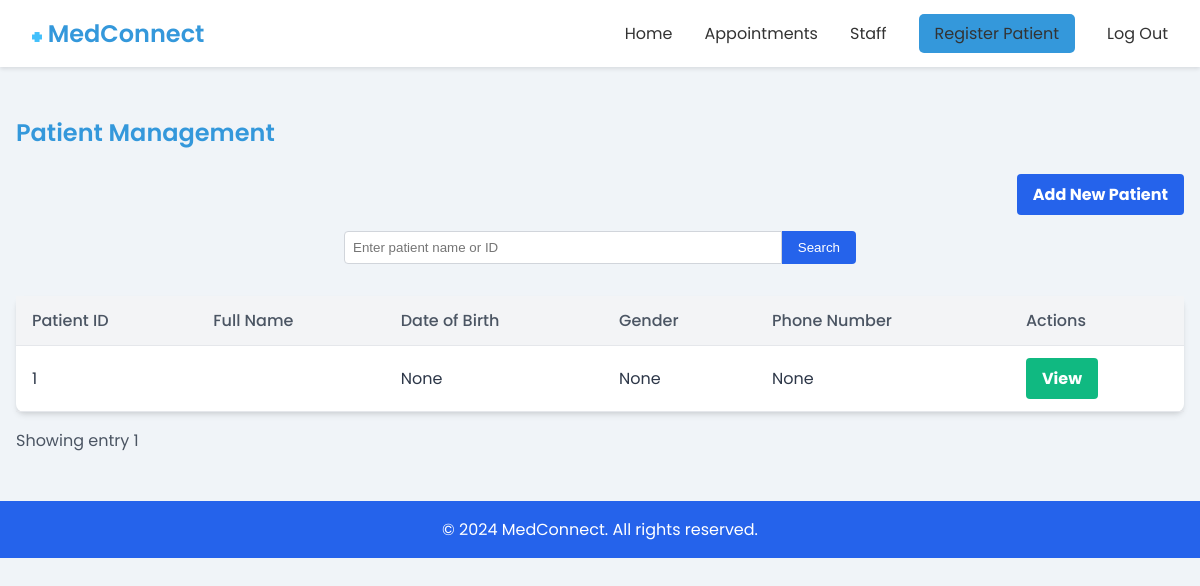
The page /patient_management/ (signed in) on the database as committed earlier.
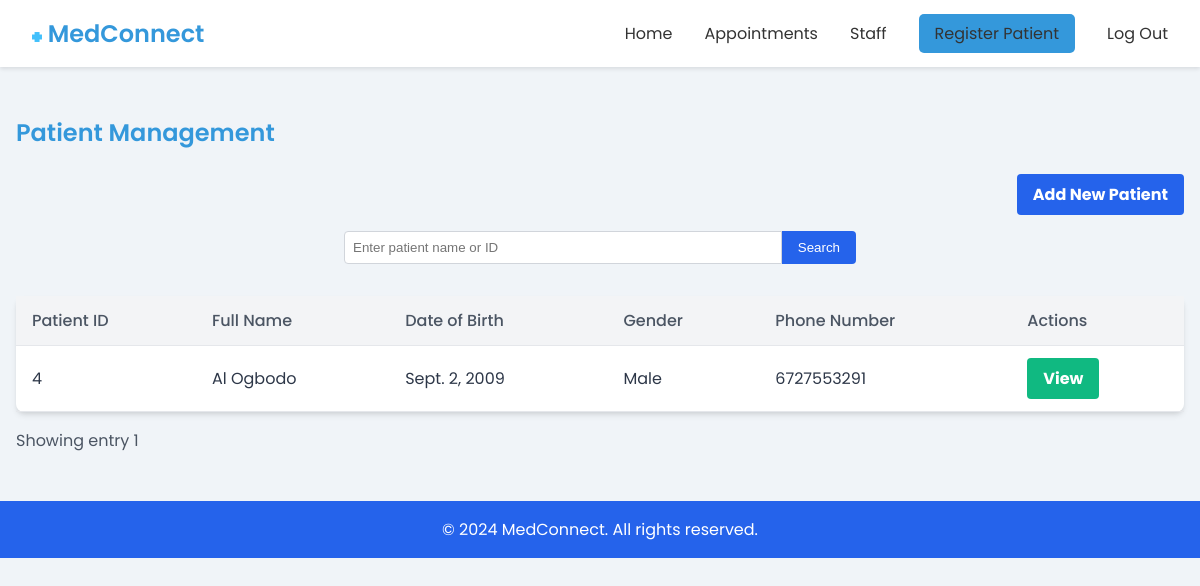
The same page on the database as committed later.
### medconnect_core/models.py (models this page shows, shortened)
class PatientProfile(models.Model):
    user = models.OneToOneField(User, on_delete=models.CASCADE,null=True)
    date_of_birth = models.DateField(blank=True, null=True)
    gender = models.CharField(max_length=10, choices=[('Male', 'Male'), ('Female', 'Female')], blank=True, null=True)
    blood_type = models.CharField(max_length=2, choices=[('AA', 'AA'), ('AS', 'AS'), ('SS', 'SS')], blank=True, null=True)
    phone_number = models.CharField(max_length=15, blank=True, null=True)
    address = models.TextField(blank=True, null=True)
    emergency_contact_name = models.CharField(max_length=100, blank=True, null=True)
    emergency_contact_number = models.CharField(max_length=15, blank=True, null=True)
    allergies = models.CharField(max_length=255, blank=True, null=True)
    medical_history = models.TextField(blank=True, null=True)
    current_medications = models.TextField(blank=True, null=True)
    insurance_provider = models.CharField(max_length=100, blank=True, null=True)
    insurance_policy_number = models.CharField(max_length=100, blank=True, null=True)
    additional_information = models.TextField(blank=True, null=True)
    next_of_kin = models.CharField(max_length=100, blank=True, null=True)
    marital_status = models.CharField(max_length=10, choices=[('Single', 'Single'), ('Married', 'Married'), ('Divorced', 'Divorced')], blank=True, null=True)
    occupation = models.CharField(max_length=100, blank=True, null=True)
    smoking_status = models.CharField(max_length=100, blank=True, null=True)
    alcohol_consumption = models.CharField(max_length=100, blank=True, null=True)
    is_staff=models.BooleanField(null=True,default=False)
    status= models.CharField(null=True, max_length=100,choices=[
        ('Patient', "Patient")  ,
          ('Doctor', "Doctor"),
          ('Admin', "Admin"),
        ('Nurse', "Nurse")
    ],default="Nurse", blank=True)

### medconnect_core/views.py (the view, shortened to what this page needs)
# urls.py: path("patient_management/", patient_management, name="patient_management"),
def patient_management(request):
    if not request.user.is_authenticated:
        messages.error(request, "Please login first")
        return redirect("staff_login")
    profile = PatientProfile.objects.get(user__id=request.user.id)
    if profile.status=="Doctor":
        return redirect("doctor_patient_management")
    patients = PatientProfile.objects.filter(is_staff=False)
    p=Paginator(patients,6)
    page_number=request.GET.get('page')
    try:
        patients=p.get_page(page_number)
    except PageNotAnInteger:
        patients=p.page(1)#if pnumber isnt int assign to firstpaage
    except EmptyPage:
        patients=p.page(p.num_pages)
    return render(request, "core/patient_management.html", {"patients": patients})

### medconnect_core/templates/core/patient_management.html (shortened to what this page needs)
<!DOCTYPE html>
<html lang="en">
<head>
</head>
<body>
    {% include "core/nav.html" %}
    <main class="container">
        <h2 class="intro">Patient Management</h2>
        <div class="flex-end">
            <a href="{% url 'patient_signup' %}" class="button button-blue">Add New Patient</a>
        </div>
        <form class="search-form"  method="post">
            <input type="text" id="search" name="search" placeholder="Enter patient name or ID" class="search-input">
            <button type="submit" class="search-button">Search</button>
        </form>
        <table>
            <thead>
                <tr>
                    <th>Patient ID</th>
                    <th>Full Name</th>
                    <th>Date of Birth</th>
                    <th>Gender</th>
                    <th>Phone Number</th>
                    <th>Actions</th>
                </tr>
            </thead>
            <tbody>
                {% for patient in patients.object_list %}
                <tr>
                    <td>{{patient.user.id}}</td>
                    <td>{{patient.user.first_name}} {{patient.user.last_name}}</td>
                    <td>{{patient.date_of_birth}}</td>
                    <td>{{patient.gender}}</td>
                    <td>{{patient.phone_number}}</td>
                    <td>
                        <a href="{% url 'patient_view' patient.user.id %}" class="button button-green">View</a>
                    </td>
                </tr>
                {% endfor %}
            </tbody>
        </table>
        <div class="pagination">
            <div class="pagination-info">
                <span>Showing entry {{patients.number}} </span>
            </div>
        </div>
    </main>
    <footer>
        <div class="container">
            <p>&copy; 2024 MedConnect. All rights reserved.</p>
        </div>
    </footer>
</body>
</html>

Rows that differ between the two databases and show on the page:
no longer on this page (row edited): PatientProfile: user.id "1", date_of_birth "None", gender "None", phone_number "None"
added PatientProfile: user.id "4", user.first_name "Al", user.last_name "Ogbodo", date_of_birth "Sept. 2, 2009", gender "Male", phone_number "6727553291"
